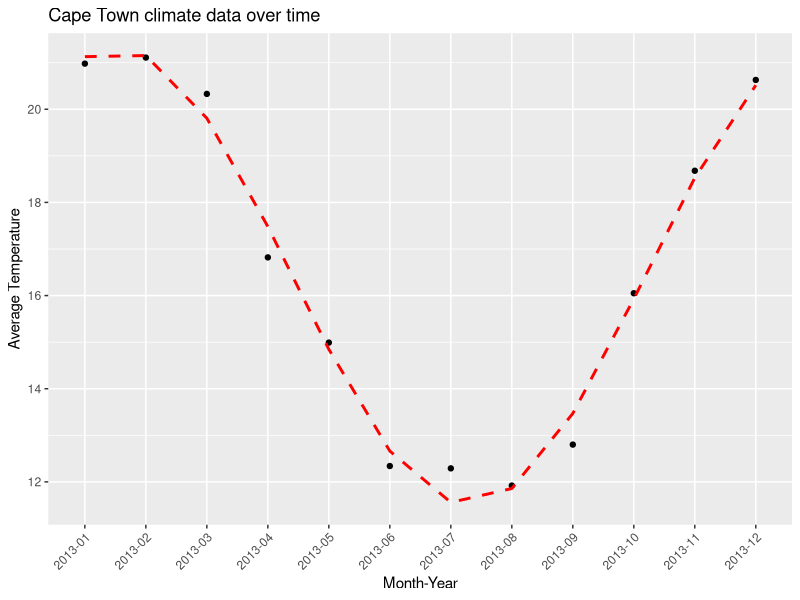
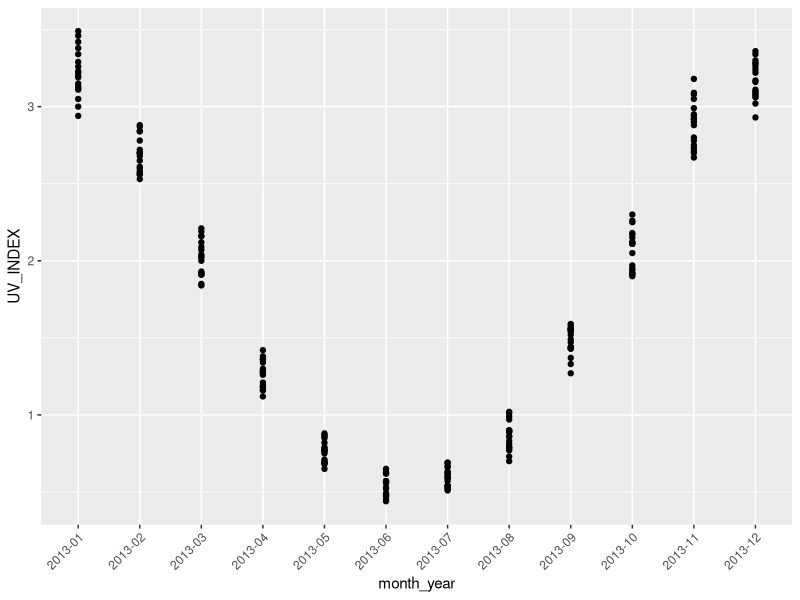
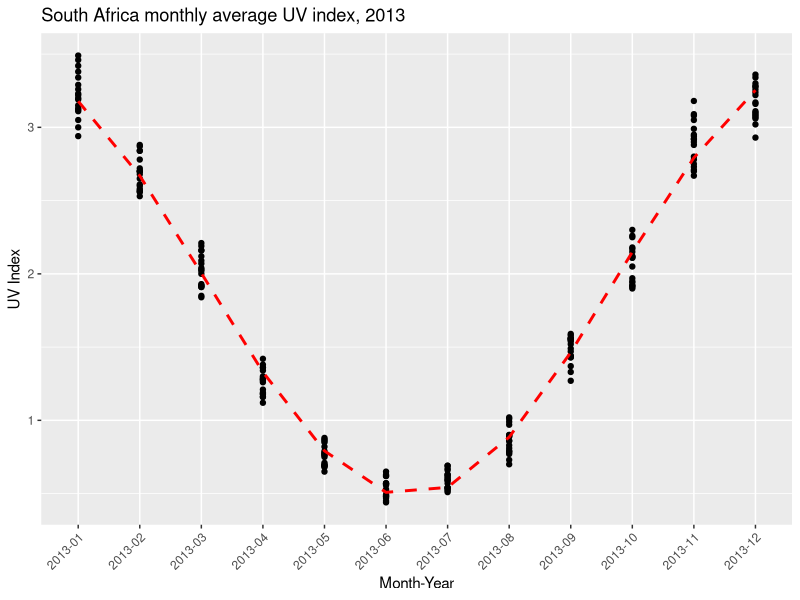
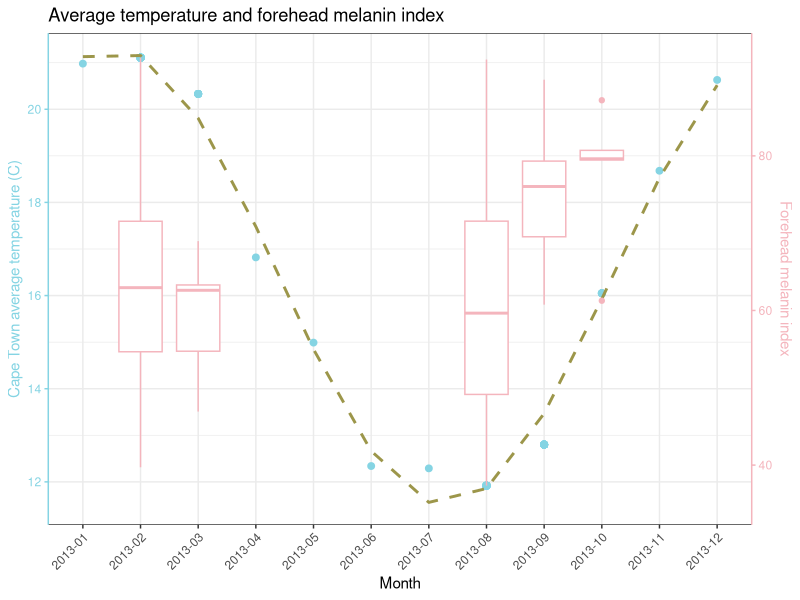
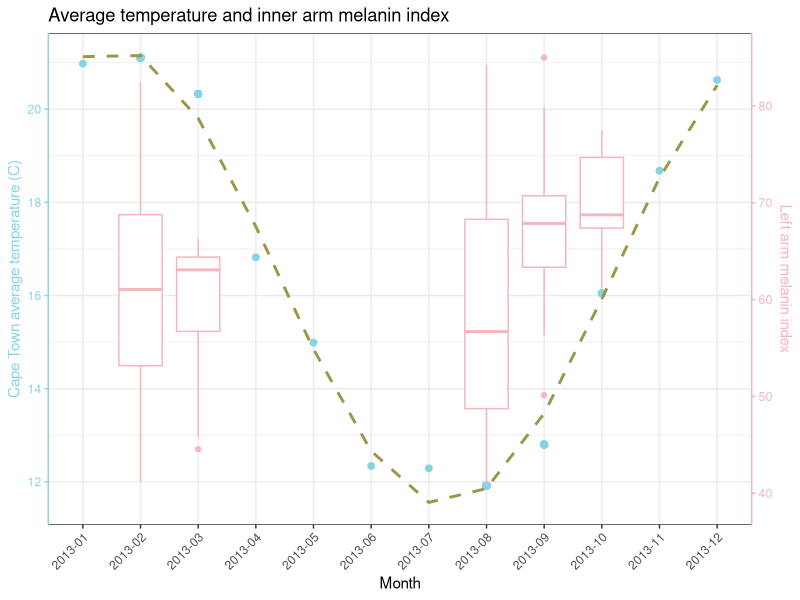
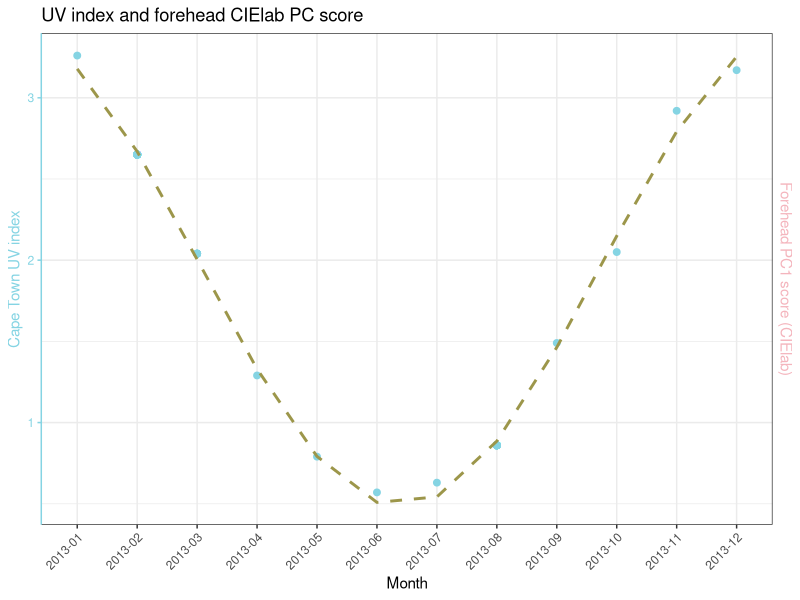
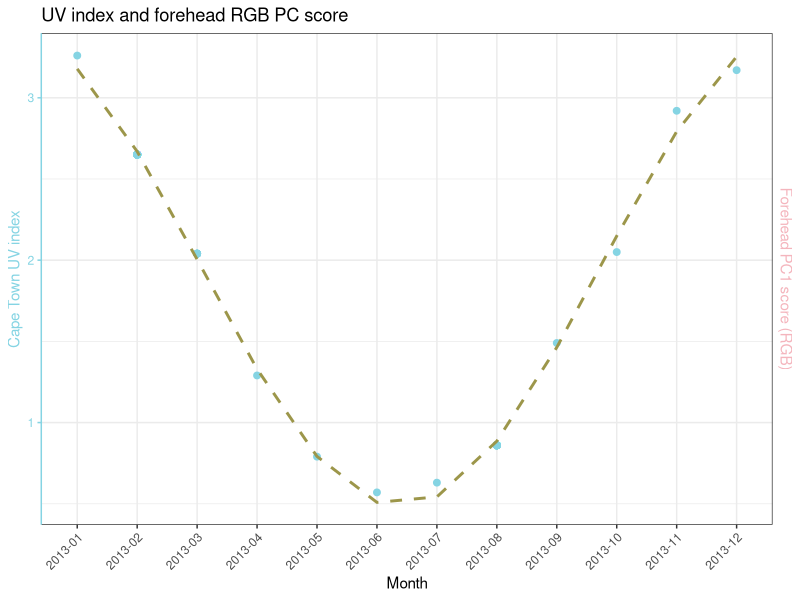

R code for these plots, in order:
## ---- chunk 1
library(readr)
library(tidyverse)
library(ggplot2)
## ---- chunk 2
uv <- read_csv("data/POWER_data.csv")

uv_long <- uv %>%
  pivot_longer(cols = JAN:DEC, names_to = "Month", values_to = "UV_INDEX")

uv_long <- uv_long %>%
  mutate(Month = factor(Month, levels = toupper(month.abb), labels = month.abb))
uv_long$Month <- factor(uv_long$Month, 
                   levels = c("Jan", "Feb", "Mar", "Apr", "May", "Jun", 
                              "Jul", "Aug", "Sep", "Oct", "Nov", "Dec"), 
                   ordered = TRUE)
uv_long$month_numeric <- as.numeric(uv_long$Month)
uv_long <- uv_long %>%
  mutate(date = as.Date(paste(YEAR, month_numeric, "01", sep = "-"), format="%Y-%m-%d"),
         month_year = format(as.Date(date), "%Y-%m"))
write.csv(uv_long, file = "data/UV_data.csv", row.names = F)
uv_2013 <- uv_long %>%
  filter(YEAR == 2013)
## ---- chunk 3
climate_data <- read_csv("data/climate_data.csv")

colnames(climate_data) <- c("month", "year", "avg_temp", 
                            "hist_avg", "max_temp", "min_temp", 
                            "hist_max", "hist_min", "date", "month_year")

climate_data$month <- factor(climate_data$month, 
                   levels = c("January", "February", "March", "April", "May", "June", 
                              "July", "August", "September", "October", "November", "December"), 
                   ordered = TRUE)

climate_data$month_numeric <- as.numeric(climate_data$month)

climate_data <- climate_data %>% 
  mutate(date = as.Date(paste(year, month_numeric, "01", sep = "-"), format="%Y-%m-%d"),
         month_year = format(as.Date(date), "%Y-%m"))

climate_data_2013 <- climate_data %>%
  filter(year == 2013)

climate_data_2013 <- climate_data_2013 %>%
  mutate(time = as.numeric(as.factor(month_year))) 

cos_model <- nls(avg_temp ~ A * cos(B * time + C) + D,
  data = climate_data_2013,
  start = list(A = 10, B = 0.5, C = 0, D = mean(climate_data_2013$avg_temp)),
  control = list(maxiter = 1000))

climate_data_2013$fit <- predict(cos_model)

ggplot(climate_data_2013, aes(x = month_year, y = avg_temp)) +  # Use numeric time for proper ordering
  geom_point() +
  geom_line(aes(y = fit, group = 1), color = "red", linetype = "dashed", linewidth = 1) +  # Cosine fit
  theme(axis.text.x = element_text(angle = 45, hjust = 1)) +
  labs(x = "Month-Year",
    y = "Average Temperature",
    title = "Cape Town climate data over time")
## ---- chunk 4
# using UV data from NASA POWER project
ggplot(uv_2013, aes(x = month_year, y = UV_INDEX)) + 
  geom_point() + 
  theme(axis.text.x = element_text(angle = 45, hjust = 1))

uv_2013 <- uv_2013 %>%
  mutate(time = as.numeric(as.factor(month_year))) 

cos_model_uv <- nls(UV_INDEX ~ A * cos(B * time + C) + D,
  data = uv_2013,
  start = list(A = 10, B = 0.5, C = 0, D = mean(uv_2013$UV_INDEX)),
  control = list(maxiter = 1000))

uv_2013$fit <- predict(cos_model_uv)

ggplot(uv_2013, aes(x = month_year, y = UV_INDEX)) +  # Use numeric time for proper ordering
  geom_point() +
  geom_line(aes(y = fit, group = 1), color = "red", linetype = "dashed", linewidth = 1) +  # Cosine fit
  theme(axis.text.x = element_text(angle = 45, hjust = 1)) +
  labs(x = "Month-Year",
    y = "UV Index",
    title = "South Africa monthly average UV index, 2013")
## ---- chunk 5
reflectance_data <- read_csv("data/ScreeningDataCollection_processed.csv")
reflectance_data_dates <- reflectance_data %>%
  select(c("TodayDate", "ParticipantCentreID", "Season"))
final_medians <- read_csv("data/ScreeningDataCollection_mediansWide.csv")

final_medians <- left_join(final_medians, reflectance_data_dates, by = c("ParticipantCentreID", "Season"))

final_medians <- final_medians %>%
  mutate(month_year = format(as.Date(TodayDate), "%Y-%m"))
write.csv(final_medians, "data/Medians_date.csv", row.names = F)

merged_data <- left_join(climate_data_2013, final_medians, by = "month_year")

primary_axis <- c(min(merged_data$avg_temp, na.rm = T), max(merged_data$avg_temp, na.rm = T))
secondary_axis <- c(min(merged_data$Forehead_M, na.rm = T), max(merged_data$Forehead_M, na.rm = T))

b <- diff(primary_axis) / diff(secondary_axis)
a <- primary_axis[1] - b * secondary_axis[1]

ggplot(merged_data, aes(x = month_year, y = avg_temp)) +
      geom_point(color = "#85D4E3", size = 2) +
      geom_line(aes(y = fit, group = 1), color = "#9C964A", linetype = "dashed", linewidth = 1) +
      geom_boxplot(aes(y = a + Forehead_M * b), color = "#F4B5BD") +
      scale_y_continuous(
        bquote('Cape Town average temperature (C)'), 
        sec.axis = sec_axis(~ (. - a) / b, name = bquote('Forehead melanin index'))
      ) +
      xlab("Month") +
      theme_bw() +
      theme(axis.text.x = element_text(angle = 45, hjust = 1)) +
      theme(
        axis.line.y.right = element_line(color = "#F4B5BD"), 
        axis.ticks.y.right = element_line(color = "#F4B5BD"),
        axis.text.y.right = element_text(color = "#F4B5BD"), 
        axis.title.y.right = element_text(color = "#F4B5BD"),
        axis.line.y.left = element_line(color = "#85D4E3"), 
        axis.ticks.y.left = element_line(color = "#85D4E3"),
        axis.text.y.left = element_text(color = "#85D4E3"), 
        axis.title.y.left = element_text(color = "#85D4E3")
      ) +
      ggtitle("Average temperature and forehead melanin index")
      coord_cartesian(ylim = primary_axis)
## ---- chunk 6
primary_axis <- c(min(merged_data$avg_temp, na.rm = T), max(merged_data$avg_temp, na.rm = T))
secondary_axis <- c(min(merged_data$LeftUpperInnerArm_M, na.rm = T), max(merged_data$LeftUpperInnerArm_M, na.rm = T))

b <- diff(primary_axis) / diff(secondary_axis)
a <- primary_axis[1] - b * secondary_axis[1]

ggplot(merged_data, aes(x = month_year, y = avg_temp)) +
      geom_point(color = "#85D4E3", size = 2) +
      geom_line(aes(y = fit, group = 1), color = "#9C964A", linetype = "dashed", size = 1) +
      geom_boxplot(aes(y = a + LeftUpperInnerArm_M * b), color = "#F4B5BD") +
      scale_y_continuous(
        bquote('Cape Town average temperature (C)'), 
        sec.axis = sec_axis(~ (. - a) / b, name = bquote('Left arm melanin index'))
      ) +
      xlab("Month") +
      theme_bw() +
      theme(axis.text.x = element_text(angle = 45, hjust = 1)) +
      theme(
        axis.line.y.right = element_line(color = "#F4B5BD"), 
        axis.ticks.y.right = element_line(color = "#F4B5BD"),
        axis.text.y.right = element_text(color = "#F4B5BD"), 
        axis.title.y.right = element_text(color = "#F4B5BD"),
        axis.line.y.left = element_line(color = "#85D4E3"), 
        axis.ticks.y.left = element_line(color = "#85D4E3"),
        axis.text.y.left = element_text(color = "#85D4E3"), 
        axis.title.y.left = element_text(color = "#85D4E3")
      ) +
      ggtitle("Average temperature and inner arm melanin index")
      coord_cartesian(ylim = primary_axis)
## ---- chunk 7
pc_scores <- read_csv("data/Medians_PC_scores.csv")
uv_subset <- uv_2013[1:12,]

uv_pc_data <- left_join(uv_subset, pc_scores, by = "month_year")

primary_axis <- c(min(merged_data$UV_INDEX, na.rm = T), max(merged_data$UV_INDEX, na.rm = T))
secondary_axis <- c(min(merged_data$for_cie_PC1, na.rm = T), max(merged_data$for_cie_PC1, na.rm = T))

b <- diff(primary_axis) / diff(secondary_axis)
a <- primary_axis[1] - b * secondary_axis[1]

ggplot(uv_pc_data, aes(x = month_year, y = UV_INDEX)) +
      geom_point(color = "#85D4E3", size = 2) +
      geom_line(aes(y = fit, group = 1), color = "#9C964A", linetype = "dashed", linewidth = 1) +
      geom_boxplot(aes(y = a + for_cie_PC1 * b), color = "#F4B5BD") +
      scale_y_continuous(
        bquote('Cape Town UV index'), 
        sec.axis = sec_axis(~ (. - a) / b, name = bquote('Forehead PC1 score (CIElab)'))
      ) +
      xlab("Month") +
      theme_bw() +
      theme(axis.text.x = element_text(angle = 45, hjust = 1)) +
      theme(
        axis.line.y.right = element_line(color = "#F4B5BD"), 
        axis.ticks.y.right = element_line(color = "#F4B5BD"),
        axis.text.y.right = element_text(color = "#F4B5BD"), 
        axis.title.y.right = element_text(color = "#F4B5BD"),
        axis.line.y.left = element_line(color = "#85D4E3"), 
        axis.ticks.y.left = element_line(color = "#85D4E3"),
        axis.text.y.left = element_text(color = "#85D4E3"), 
        axis.title.y.left = element_text(color = "#85D4E3")
      ) +
      ggtitle("UV index and forehead CIElab PC score")
      coord_cartesian(ylim = primary_axis)
## ---- chunk 8
primary_axis <- c(min(merged_data$UV_INDEX, na.rm = T), max(merged_data$UV_INDEX, na.rm = T))
secondary_axis <- c(min(merged_data$for_rgb_PC1, na.rm = T), max(merged_data$for_rgb_PC1, na.rm = T))

b <- diff(primary_axis) / diff(secondary_axis)
a <- primary_axis[1] - b * secondary_axis[1]

ggplot(uv_pc_data, aes(x = month_year, y = UV_INDEX)) +
      geom_point(color = "#85D4E3", size = 2) +
      geom_line(aes(y = fit, group = 1), color = "#9C964A", linetype = "dashed", linewidth = 1) +
      geom_boxplot(aes(y = a + for_cie_PC1 * b), color = "#F4B5BD") +
      scale_y_continuous(
        bquote('Cape Town UV index'), 
        sec.axis = sec_axis(~ (. - a) / b, name = bquote('Forehead PC1 score (RGB)'))
      ) +
      xlab("Month") +
      theme_bw() +
      theme(axis.text.x = element_text(angle = 45, hjust = 1)) +
      theme(
        axis.line.y.right = element_line(color = "#F4B5BD"), 
        axis.ticks.y.right = element_line(color = "#F4B5BD"),
        axis.text.y.right = element_text(color = "#F4B5BD"), 
        axis.title.y.right = element_text(color = "#F4B5BD"),
        axis.line.y.left = element_line(color = "#85D4E3"), 
        axis.ticks.y.left = element_line(color = "#85D4E3"),
        axis.text.y.left = element_text(color = "#85D4E3"), 
        axis.title.y.left = element_text(color = "#85D4E3")
      ) +
      ggtitle("UV index and forehead RGB PC score")
      coord_cartesian(ylim = primary_axis)
